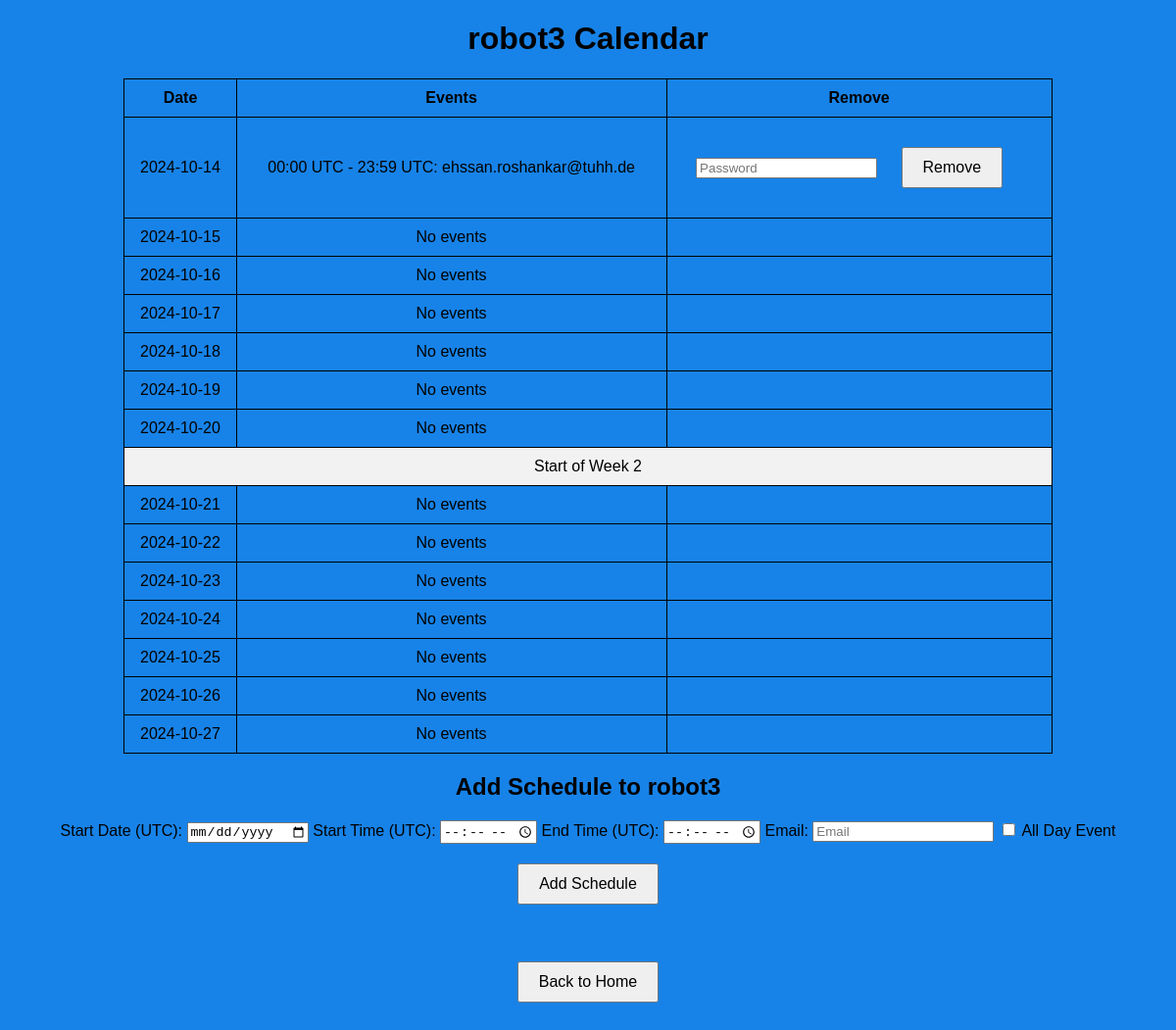
Screenshot of /calendar/robot3 with the database file from the repository.
### app.py (models this page shows)
class ScheduleEntry(db.Model):
    id = db.Column(db.Integer, primary_key=True)
    start_time = db.Column(db.DateTime, nullable=False)
    end_time = db.Column(db.DateTime, nullable=False)
    email = db.Column(db.String(120), nullable=False)
    calendar_type = db.Column(db.String(50), nullable=False)  # New column for calendar type

### app.py (the view)
@app.route('/calendar/<calendar_type>')
def calendar(calendar_type):
    entries = get_entries_for_two_weeks(calendar_type)  # Fetch 14 days' worth of entries
    return render_template('calendar.html', entries=entries, calendar_type=calendar_type)

### app.py (called while the page is built)
def get_entries_for_two_weeks(calendar_type):
    entries = []
    now_utc = datetime.now(pytz.utc)
    start_of_week = now_utc - timedelta(days=now_utc.weekday())  # Get the latest Monday
    start_of_week = start_of_week.replace(hour=0, minute=0, second=0, microsecond=0)  # Set to 00:00:00
    for i in range(14):  # Iterate over 14 days
        day = start_of_week + timedelta(days=i)
        events = ScheduleEntry.query.filter(
            ScheduleEntry.start_time >= day,
            ScheduleEntry.start_time < day + timedelta(days=1),
            ScheduleEntry.calendar_type == calendar_type
        ).all()
        entries.append({
            'date': day.date(),
            'events': events
        })
    return entries

### templates/calendar.html (shortened to what this page needs)
<!DOCTYPE html>
<html lang="en">
<head>
</head>
<body>
    <h1>{{ calendar_type }} Calendar</h1>
    <table>
        <thead>
            <tr>
                <th>Date</th>
                <th>Events</th>
                <th>Remove</th>
            </tr>
        </thead>
        <tbody>
            {% for entry in entries %}
            <tr>
                <td>{{ entry.date }}</td>
                <td>
                    {% for event in entry.events %}
                    <div>{{ event.start_time.strftime('%H:%M UTC') }} - {{ event.end_time.strftime('%H:%M UTC') }}: {{ event.email }}</div>
                    {% endfor %}
                    {% if not entry.events %}
                    <div>No events</div>
                    {% endif %}
                </td>
                <td>
                    {% for event in entry.events %}
                    <form action="{{ url_for('remove_entry', calendar_type=calendar_type) }}" method="post" style="display: inline;">
                        <input type="password" name="password" placeholder="Password" required>
                        <button type="submit">Remove</button>
                    </form>
                    {% endfor %}
                </td>
            </tr>
            {% if loop.index == 7 %}
            <tr>
                <td colspan="3" style="background-color: #f2f2f2; text-align: center;">Start of Week 2</td>
            </tr>
            {% endif %}
            {% endfor %}
        </tbody>
    </table>
    <h2>Add Schedule to {{ calendar_type }}</h2>
    <form action="{{ url_for('schedule', calendar_type=calendar_type) }}" method="post">
        <label for="start_date">Start Date (UTC):</label>
        <input type="date" id="start_date" name="start_date" required>
        <label for="start_time">Start Time (UTC):</label>
        <input type="time" id="start_time" name="start_time" required>
        <label for="end_time">End Time (UTC):</label>
        <input type="time" id="end_time" name="end_time" required>
        <label for="email">Email:</label>
        <input type="email" id="email" name="email" placeholder="Email" required>
        <label for="all_day">
            <input type="checkbox" id="all_day" name="all_day" onclick="toggleTimeInputs()">
            All Day Event
        </label>
        <button type="submit">Add Schedule</button>
    </form>
    <br>
    <a href="{{ url_for('index') }}">
        <button>Back to Home</button>
    </a>
</body>
</html>

### templates/calendar.html (style rules this page uses)
body { background-color: #1783E8; text-align: center; font-family: Arial, sans-serif; }
table { margin: auto; border-collapse: collapse; width: 80%; }
th, td { border: 1px solid black; padding: 10px; text-align: center; }
button { margin: 20px; padding: 10px 20px; font-size: 16px; }

### rows the page displays
ScheduleEntry: calendar_type "robot3", start_time "00:00 UTC", end_time "23:59 UTC", email "ehssan.roshankar@tuhh.de"

### other values shown
{{ entry.date }} "2024-10-14" "2024-10-15" "2024-10-16" "2024-10-17" "2024-10-18" "2024-10-19" "2024-10-20" "2024-10-21" "2024-10-22" "2024-10-23" "2024-10-24" "2024-10-25" "2024-10-26" "2024-10-27"
